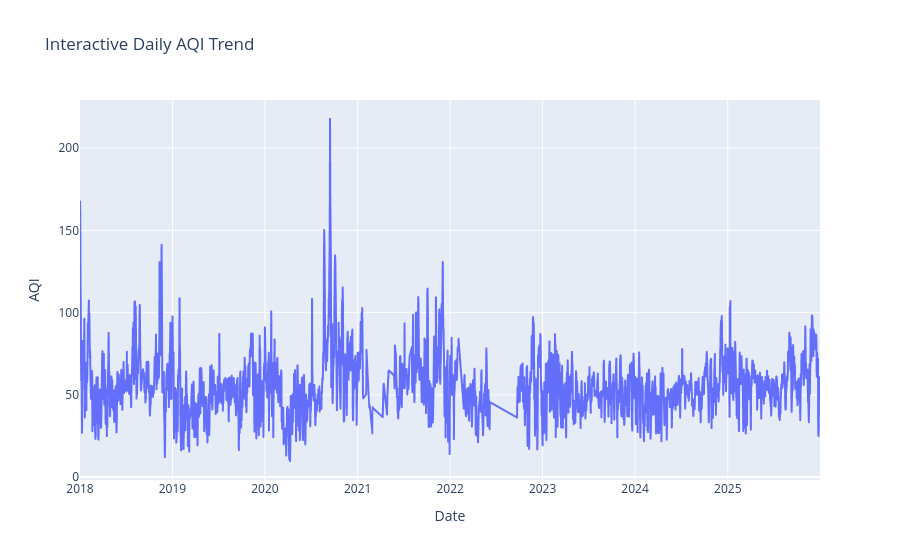
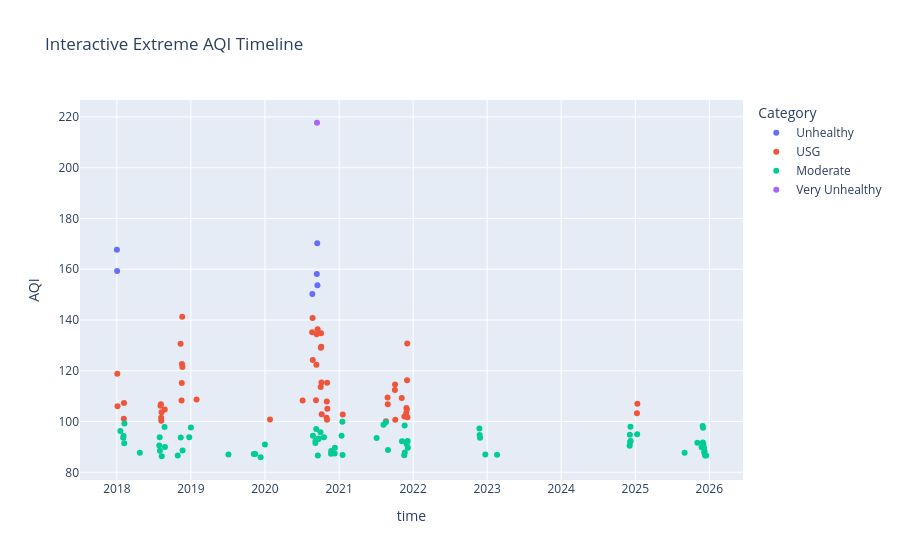

Source (notebook cell) for these figures, in order:
### Markdown cell above
## 14. Interactive Plotly Charts

Interactive charts support inspection of long time spans and high-AQI clusters. These plots are useful during analysis, while static exports are preferred for the paper.

### Code cell
daily_plot = daily_aqi.reset_index().rename(columns={daily_aqi.index.name or "index": "Date"})
fig = px.line(daily_plot, x=daily_plot.columns[0], y="AQI", title="Interactive Daily AQI Trend")
fig.show()

if "pm2_5" in df.columns:
    pm_daily = df["pm2_5"].resample("D").mean().reset_index()
    fig = px.line(pm_daily, x=pm_daily.columns[0], y="pm2_5", title="Interactive Daily PM2.5 Trend")
    fig.show()

extreme_daily = daily_aqi[daily_aqi["AQI"] >= daily_aqi["AQI"].quantile(0.95)].reset_index()
fig = px.scatter(extreme_daily, x=extreme_daily.columns[0], y="AQI", color="Category", title="Interactive Extreme AQI Timeline")
fig.show()
